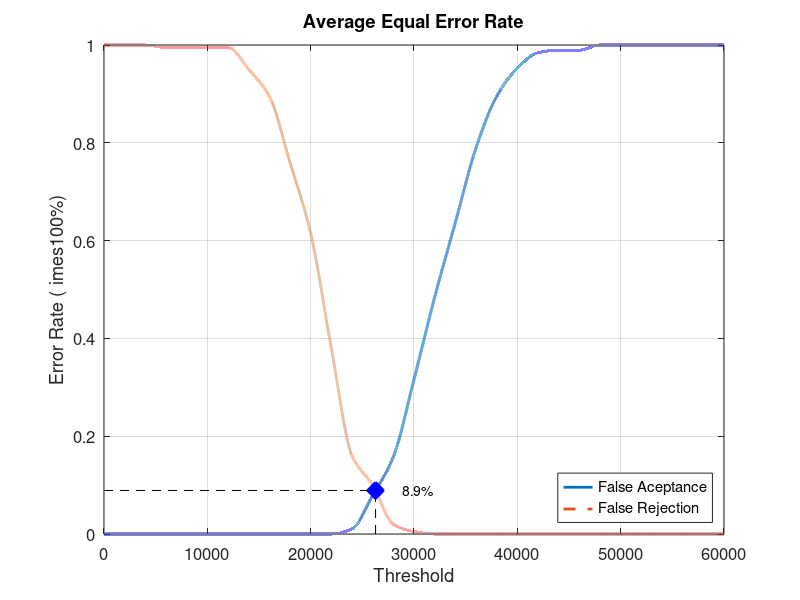
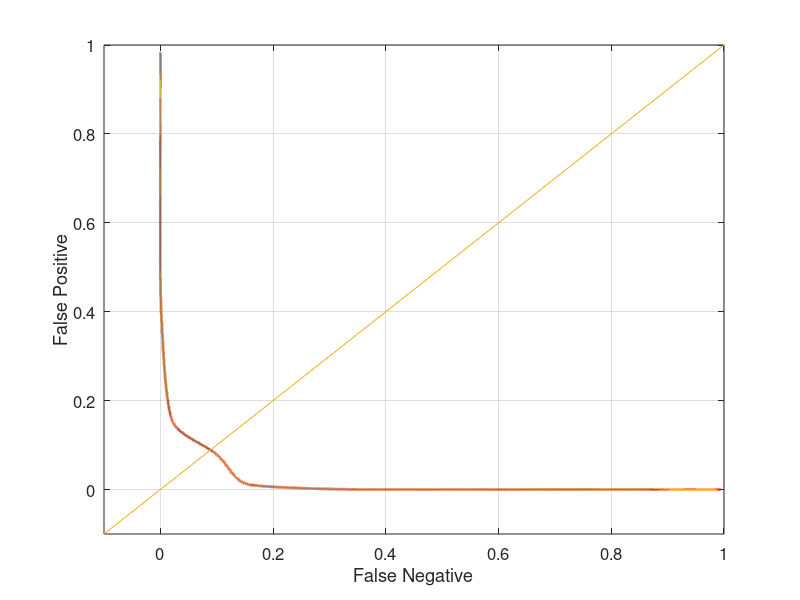

The MATLAB script that drew these images, in order:
close all;
clear;
clc;
x = 0:2000:60000;
xq = 0:0.5:60000;

y0 = [0 0 0 0 0 0 0 0 0 0 0 0 0.0105263 0.0789474 0.157895 0.315789 0.484211 0.636842 0.789474 0.894737 0.952632 0.984211 0.989474 0.989474 1 1 1 1 1 1 1]
yy0 = interp1(x, y0, xq, 'pchip');
y1 = [1 1 1 0.995 0.995 0.995 0.995 0.95 0.895 0.76 0.615 0.38 0.16 0.1 0.02 0.005 0 0 0 0 0 0 0 0 0 0 0 0 0 0 0]
yy1 = interp1(x, y1, xq, 'pchip');

% Calculating EER: 
y2 = abs(y0 - y1);
find(y2 == min(y2))
yy2 = abs(yy0 - yy1);
xEER = find(yy2 == min(yy2));
xEERIndex = xq(xEER) % X-axis EER
yEER = yy0(xEER) % Y-axis EER

main = figure
plot(xq, yy0,'-','LineWidth', 2);	hold on
plot(xq, yy1,'--','LineWidth', 2);	hold on
plot([xEERIndex xEERIndex], [0 yEER], 'k--');	hold on
plot([0 xEERIndex], [yEER yEER], 'k--');	hold on
plot(xEERIndex, yEER, 'bx', 'LineWidth', 10);	hold on
text(xEERIndex + 10 * xEERIndex / 100, yEER, [num2str(round((10000 * yEER)) / 100) '%'])
legend('False Aceptance', 'False Rejection', 'Location', 'SouthEast')
xlabel('Threshold')
ylabel('Error Rate (	imes100%)')
title('Average Equal Error Rate')
set(gca, 'FontSize', 12)
axis([0 60000 0 1])
grid on

print(main, 'Database1_3Main', '-dpng');
FNRxFPR = figure('Color', [1 1 1]);
plot(yy1, yy0, '-', yy1, yy0, 'LineWidth', 2);
hold on
y = -0.1:0.1:1
plot(y, y); 
set(gca, 'FontSize', 12)
xlabel('False Negative')
ylabel('False Positive')
axis([-0.1 1 -0.1 1])
set(gca, 'FontSize', 12)
grid on

print(FNRxFPR, 'Database1_3FNRxFPR','-dpng');
